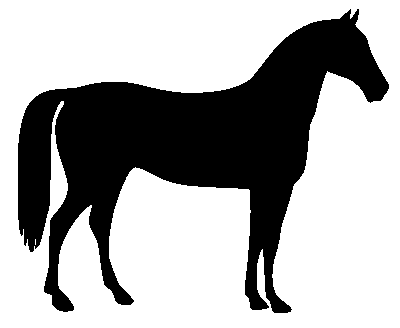
#> input picture skimage.data.horse(), 400 x 328 px
$ jupyter execute Image_preprocessing2.ipynb   (older library calls are emulated)
#> lines starting #> are read from the running program, lines starting #| are printed output that depends on the picture; after the words box and inside, x2 and y2 are one past the last pixel; in counts of white or black regions, pixels touching at a corner belong together; long printed decimals are rounded
[cell 1]
import matplotlib.pyplot as plt
import seaborn as sns
import cv2
from skimage.data import horse
import numpy as np
import skimage.data
from skimage.data import text

# 한글 시각화
import matplotlib.pyplot as plt
plt.rcParams['font.family'] ='Malgun Gothic'
plt.rcParams['axes.unicode_minus'] = False

# <span style="color:skyblue"> 3. 이미지 컨투어 </span>

- `컨투어(contour)` : 동일한 색, 픽셀값을 가지고 있는 영역의 경계선 정보

    - 물체의 윤곽선, 외형을 파악하는데 사용됨

    - 윤곽선을 추출하기 위해 이미지의 이진화 과정이 필요함

- cv2.findContours() 함수 사용

```python
contours, hierachy  = cv2.findContours(image, mode, method)
```

- image : 흑백이미지 또는 이진화된 이미지

- mode : 컨투어를 찾는 방법
    > cv2.RETR_EXTERNAL, cv2.RETR_LIST, cv2.RETR_CCOMP, cv2.RETR_TREE

- method : 컨투어를 찾을 때 사용하는 근사화 방법
    > cv2.CHAIN_APPROX_NONE, cv2.CHAIN_APPROX_SIMPLE, cv2.CHAIN_APPROX_TC89_L1, cv2.CHAIN_APPROX_TC89_KCOS

[cell 2]
# 이미지 불러오기
img_raw = horse().astype('uint8')
#> img_raw is the input picture: shape (328, 400); values 0 (black) and 1 (white), 66.9% white; 1 black region, box (x1, y1, x2, y2) and area: (18, 9, 389, 313) 43412
img_raw = np.ones(img_raw.shape) - img_raw
img = img_raw.copy().astype('uint8')
#> img: shape (328, 400); values 0 (black) and 1 (white), 33.1% white; 1 white region

# 이미지의 컨투어 정보 출력
contours, hierachy = cv2.findContours(img, cv2.RETR_TREE, cv2.CHAIN_APPROX_TC89_KCOS)
#> contours = 2 contours, 1 with area under 20; largest, box (x1, y1, x2, y2) and area: (18, 9, 389, 313) 42355

[cell 3]
# 컨투어 시각화
x0, y0 = zip(*np.squeeze(contours[0]))
#> x0 = 312 values, max 388 at index 292, min 18 at index 56, mean 183.6; y0 = 312 values, max 312 at index 229, min 9 at index 0, mean 180
plt.plot(x0, y0, c="green")
plt.show()

[cell 4]
# 컨투어의 면적
print(f"컨투어의 면적 : {cv2.contourArea(contours[0])}")
#| 컨투어의 면적 : 42355.0

# 컨투어를 둘러싸는 박스
x, y, w, h = cv2.boundingRect(contours[0])
#> x = 18; y = 9; w = 371; h = 304

plt.plot(x0, y0, c="b")
plt.plot(
    [x, x + w, x + w, x, x],
    [y, y, y + h, y + h, y],
    c="r"
)
plt.show()

[cell 5]
c0 = contours[0]
#> c0 = contour of 312 points, box (x1, y1, x2, y2) (18, 9, 389, 313), area 42355
M = cv2.moments(c0)
#> M = moments, m00 42355, centre m10/m00, m01/m00 = (187.5, 144.4)
image = cv2.drawContours(img, contours, 0, 2)

# 컨투어 라인의 중심점
cx = int(M['m10'] / M['m00'])
#> cx = 187
cy = int(M['m01'] / M['m00'])
#> cy = 144

# 컨투어 라인의 좌우상하 끝점
leftmost = tuple(c0[c0[:, :, 0].argmin()][0])
#> leftmost = (18, 143)
rightmost = tuple(c0[c0[:, :, 0].argmax()][0])
#> rightmost = (388, 88)
topmost = tuple(c0[c0[:, :, 1].argmin()][0])
#> topmost = (350, 9)
bottommost = tuple(c0[c0[:, :, 1].argmax()][0])
#> bottommost = (274, 312)

# 중심점 시각화
plt.subplot(1,2,1)
plt.imshow(image, cmap='bone')
plt.title("컨투어의 중심점")
plt.axis('off')
plt.scatter([cx], [cy], c="r", s=30)

# 좌우상하 시각화
plt.subplot(1,2,2)
plt.imshow(img_raw, cmap='bone')
plt.axis("off")
plt.scatter(
    [leftmost[0], rightmost[0], topmost[0], bottommost[0]],
    [leftmost[1], rightmost[1], topmost[1], bottommost[1]],
    c="b", s=30)
plt.title("Extream Points")

plt.show()

## `컨투어 추정`

- [Douglas-Peucker 알고리즘](https://en.wikipedia.org/wiki/Ramer%E2%80%93Douglas%E2%80%93Peucker_algorithm) : 컨투어 포인트의 수를 줄여 실제 컨투어 라인과 근사한 라인을 그림

- approxPolyDP() 함수 사용

[cell 6]
img1 = img_raw.copy().astype('uint8')
img2 = img_raw.copy().astype('uint8')
img3 = img_raw.copy().astype('uint8')

c0 = contours[0]

# 실제 컨투어 라인과의 근사치 설정
epsilon1 = 0.01*cv2.arcLength(c0, True)
#> epsilon1 = 22.04
epsilon2 = 0.05*cv2.arcLength(c0, True)
#> epsilon2 = 110.2

# 컨투어, 근사치, 폐곡선 여부를 입력값으로 설정
approx1 = cv2.approxPolyDP(c0, epsilon1, True)
#> approx1 = contour of 18 points, box (x1, y1, x2, y2) (30, 9, 389, 312), area 37350
approx2 = cv2.approxPolyDP(c0, epsilon2, True)
#> approx2 = [[357, 9], [36, 96], [52, 304], [135, 166], [290, 311]]

image1 = cv2.drawContours(img1, [c0], -1, 7)
image2 = cv2.drawContours(img2, [approx1], -1, 7)
image3 = cv2.drawContours(img3, [approx2], -1, 7)
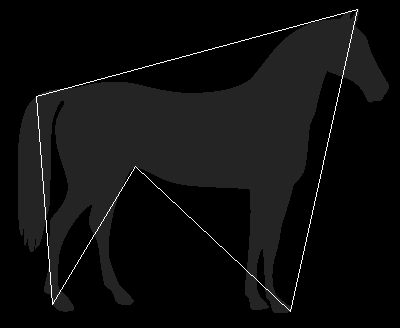
#> image3: shape (328, 400); min 0, max 7, mean 0.388; drawn with min black and max white

titles = ['Original', '$\epsilon=0.01$', '$\epsilon=0.05$']
images = [image1, image2, image3]

for i in range(3):
    plt.subplot(1, 3, i+1)
    plt.title(titles[i])
    plt.imshow(images[i], cmap='gray')
    plt.axis('off')

plt.tight_layout()
plt.show()

## `Convex Hull`

- 컨투어 포인트를 모두 포함하는 볼록한 외곽선

- isContourConvex() 함수를 통해 이미지의 컨투어가 볼록한지 확인

- convexHull() 함수를 통해 컨투어 포인트를 볼록하게 만들 수 있음

[cell 7]
# 컨투어가 볼록한지 여부
cv2.isContourConvex(c0)
#> Out = False

[cell 8]
img4 = img_raw.copy().astype('uint8')

c0 = contours[0]
# 컨투어 포인트를 볼록하게
hull = cv2.convexHull(c0)
#> hull = contour of 29 points, box (x1, y1, x2, y2) (18, 9, 389, 313), area 83191
# 컨투어 정보에서 비트맵 이미지 그리기
image4 = cv2.drawContours(img4, [hull], 0, 3)
titles = ['원본 이미지', 'Convex Hull']
images = [img_raw, img4]

for i in range(2):
    plt.subplot(1, 2, i+1)
    plt.title(titles[i])
    plt.imshow(images[i], 'gray')
    plt.axis('off')

plt.show()

# <span style="color:skyblue"> 4. 이미지 변환 </span>

- 동차좌표 : 2차원 상의 점 위치를 3차원 벡터로 표현하는 방법

- 동차좌표를 활용해 다양한 변환 수행 가능 (이미지를 변환하는 것 : `어파인 변환`)

- 유사변환 : 이미지 확대/축소(s), 회전($\theta$), 이동(t) 가능

- 유사변환의 변환행렬

$H = \begin{bmatrix}scos\theta&-ssin\theta&t_x\\ssin\theta&scos\theta&t_y\\
0&0&1 \end{bmatrix}$

- getRotationMatrix2D() 함수를 통해 변환행렬 생성

```python
getRotationMatrix2D(center, angle, scale)
```

- center : 이미지의 중심 좌표
- angle : 회전시키는 각도 $\theta$ (시계 반대방향)
- scale : 변환하려는 크기 비율 s

[cell 9]
# 데이터 불러오기
img_astro = skimage.data.astronaut()
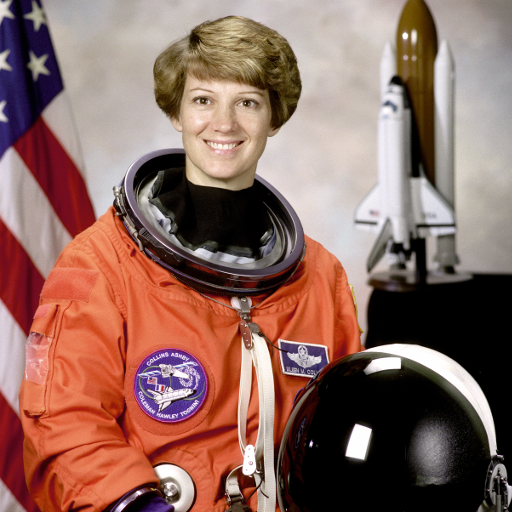
#> input picture skimage.data.astronaut(), 512 x 512 px
#> img_astro is the input picture: shape (512, 512, 3); mean R, G, B 141.6, 105.8, 96.5
img = cv2.cvtColor(img_astro, cv2.COLOR_BGR2GRAY)
#> img: shape (512, 512)
rows, cols = img.shape[:2]
#> rows = 512; cols = 512

# 이미지의 중심점을 기준으로 30도 회전. 크기는 70%
H = cv2.getRotationMatrix2D((cols/2, rows/2), 30, 0.7)

H

- 변환행렬을 실제로 이미지에 적용해 어파인 변환을 할 때는 warpAffine() 함수 이용

[cell 10]
# 앞서 만든 변환행렬 H를 통해 이미지를 어파인 변환
dst = cv2.warpAffine(img, H, (cols, rows))

fig, [ax1, ax2] = plt.subplots(1, 2, figsize=(13, 13))
ax1.set_title("Original")
ax1.axis("off")
ax1.imshow(img, cmap=plt.cm.gray)
ax2.set_title("Rigid transformed")
ax2.axis("off")
ax2.imshow(dst, cmap=plt.cm.gray)
plt.show()

# <span style="color:skyblue"> 5. 이미지 특징 추출</span>

- 이미지 라인, 코너, 특징점 등의 특징을 추출하는 방법

1. `엣지 추출`

- 엣지 : 이미지 내에서 픽셀 값이 갑자기 변하는 곳

- 이미지를 미분한 그래디언트 벡터의 크기로 엣지를 판단함

- 대표적인 엣지 추출 알고리즘

    - Sobel Edge Detection - Sobel, Laplace : 그래디언트 벡터의 크기 사용

    - Canny Edge Detection : 그래디언트 벡터의 크기 + 방향 사용

[cell 11]
img = text()
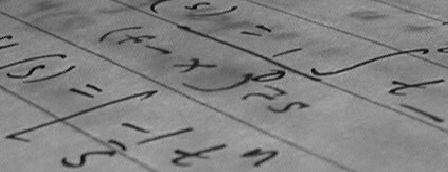
#> input picture skimage.data.text(), 448 x 172 px
#> img is the input picture: shape (172, 448); min 10, max 197, mean 129.3

# Sobel, Laplace 알고리즘으로 엣지 추출
sobelx = cv2.Sobel(img, cv2.CV_8U, 1, 0, ksize=3)
sobely = cv2.Sobel(img, cv2.CV_8U, 0, 1, ksize=3)
laplacian = cv2.Laplacian(img, cv2.CV_8U)

plt.figure(figsize=(9, 4))
plt.subplot(2, 2, 1)
plt.imshow(img, cmap='gray')
plt.title('Original')
plt.axis("off")
plt.subplot(2, 2, 2)
plt.imshow(laplacian, cmap='gray')
plt.title('Laplacian')
plt.axis("off")
plt.subplot(2, 2, 3)
plt.imshow(sobelx, cmap='gray')
plt.title('Sobel X')
plt.axis("off")
plt.subplot(2, 2, 4)
plt.imshow(sobely, cmap='gray')
plt.title('Sobel Y')
plt.axis("off")
plt.tight_layout()
plt.show()

[cell 12]
img = text()

# Canny 알고리즘으로 엣지 추출
edges = cv2.Canny(img, 50, 100)
#> edges: shape (172, 448); 10% white in thin lines or dots

plt.subplot(2, 1, 1)
plt.imshow(img, cmap="gray")
plt.title("원본 이미지")
plt.axis('off')
plt.subplot(2, 1, 2)
plt.imshow(edges, cmap="Greys", alpha=0.3)
plt.axis('off')
plt.title("Canny Detection 결과")
plt.tight_layout()
plt.show()

2. `코너 추출`

- 코너 : 엣지가 교차되는 점

- 대표적인 코너 추출 알고리즘

    - Harris 코너 추출 : 이미지 위에 커널을 이동시키면서 그래디언트의 변화량 계산하고 적절한 기준값으로 구별해 코너점을 찾음 : cornerHarris() 함수 이용


    - Tomasi 코너 추출 : 더 작은 변화를 보이는 방향의 변화량이 설정한 기준값보다 크면 코너라고 판단 : goodFeatureToTrack() 함수 이용

     ```python
    goodFeaturesToTrack(image, maxCorners, qualityLevel, minDistance)
    ```

[cell 13]
# Harris 코너 추출
dst = cv2.cornerHarris(img, 2, 3, 0.24)
#> dst: shape (172, 448) float32

# thresholding
ret, dst = cv2.threshold(dst, 0.001 * dst.max(), 1, 0)
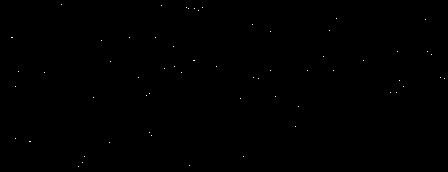
#> dst: shape (172, 448) float32; values 0 (black) and 1 (white), 0.08% white in thin lines or dots
#> ret = 4.13e-08

x, y = np.nonzero(dst)
#> x = 63 values from 4 to 166; y = 63 values, max 444 at index 39, min 11 at index 12, mean 211.4

plt.figure(figsize=(7,7))
plt.title("Harris Corner Dectection 결과")
plt.axis("off")
plt.imshow(img, cmap="gray")
plt.scatter(y, x, s=30, c="w", alpha=0.7)
plt.show()
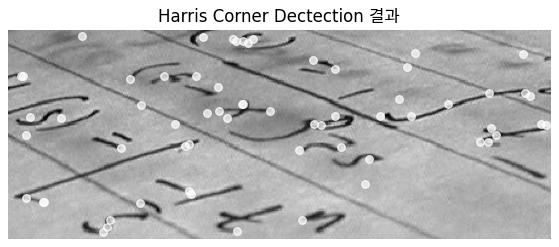
#> figure drawn by matplotlib, 1 panel

[cell 14]
# Tomasi 코너 추출
corners = cv2.goodFeaturesToTrack(img, 100, 0.001, 40)
#> corners = 35 rows, first 8: [65, 56], [438, 50], [311, 70], [101, 90], [7, 74], [392, 82], [124, 149], [236, 6]
corners = np.intp(corners)

plt.title("Shi & Tomasi 코너추출")
plt.imshow(img, cmap="gray")
plt.scatter(corners[:, 0, 0], corners[:, 0, 1], s=30, c="w", alpha=0.7)
plt.axis("off")
plt.show()

3. `특징점 추출`

- 대표적인 특징점 추출 알고리즘

    - SIFT (Scale-Invariant Feature Transform) : 특징점의 크기와 각도를 계산해 이미지의 크기가 변하거나 회전해도 동일한 특징점을 찾을 수 있도록 하는 방법

    - SURF (Speeded-Up Robust Features) : 인텐서티 계산 방법을 간략화하여 SIFT 방법의 속도와 안정성을 개선한 방법

    - FAST (Features from Accelerated Segment Test)

    - ORB (Oriented FAST and Rotated BRIEF)

3-1. SIFT

[cell 15]
from skimage.data import camera
img = camera()
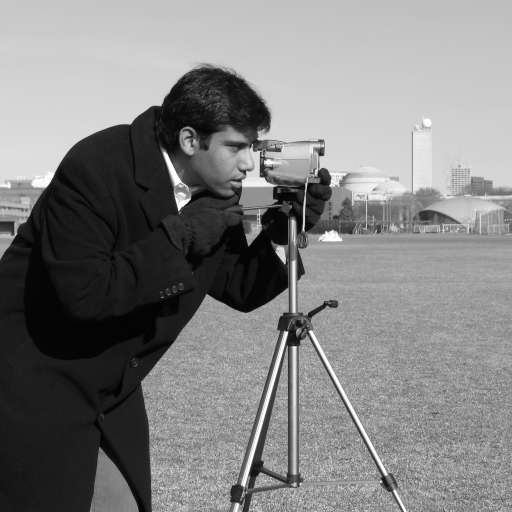
#> input picture skimage.data.camera(), 512 x 512 px
#> img is the input picture: shape (512, 512); min 0, max 255, mean 129.1

rows, cols = img.shape
H = cv2.getRotationMatrix2D((cols/2, rows/2), 90, 0.7)
img_rotated = cv2.warpAffine(img, H, (cols, rows))
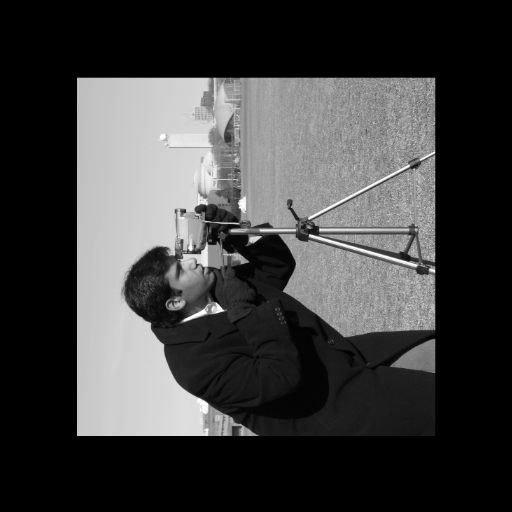
#> img_rotated: shape (512, 512); min 0, max 255, mean 63.2
sift = cv2.xfeatures2d.SIFT_create()
kps, des = sift.detectAndCompute(img, None)
#> kps = 791 keypoints; strongest (x, y, size): (181, 201, 9.6), (286, 334, 3.5), (280, 251, 7.6), (176, 179, 7)
kps_r, des_r = sift.detectAndCompute(img_rotated, None)
#> kps_r = 489 keypoints; strongest (x, y, size): (129, 387, 76), (217, 309, 6.7), (253, 239, 5.3), (149, 154, 109.6)
kp0 = kps[0]
#> kp0 = keypoint at (3.9, 185.4), size 2.6
print("pt=({},{}), size={}, angle={}".format(kp0.pt[0], kp0.pt[1], kp0.size, kp0.angle))
#| pt=(3.869,185.408), size=2.643, angle=271.909

[cell 16]
bf = cv2.BFMatcher_create()
matches = bf.knnMatch(des, des_r, k=2)
#> matches = 791 matches

good = []
for m, n in matches:
    if m.distance < 0.4 * n.distance:
        good.append([m])
#> after the loop, good = 205 matches

np.random.shuffle(good)
image_match = cv2.drawMatchesKnn(
    img, kps, img_rotated, kps_r, good[:10], flags=2, outImg=img)
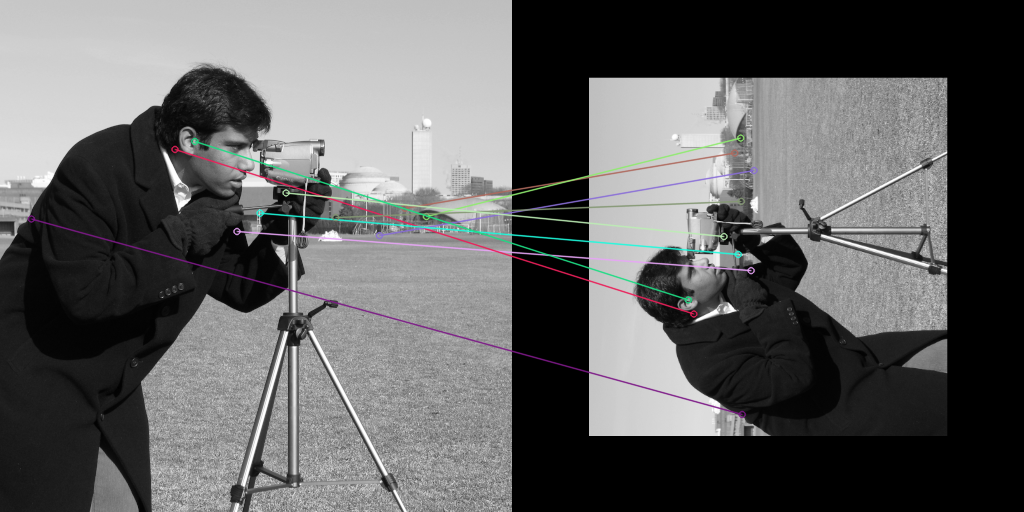
#> image_match: shape (512, 1024, 3); mean of channels 0, 1, 2 96.5, 96.5, 96.6; drawn as R, G, B

pts_x = [kp.pt[0] for kp in kps]
#> pts_x = 791 values from 3.87 to 506.8
pts_y = [kp.pt[1] for kp in kps]
#> pts_y = 791 values, max 509.2 at index 285, min 66.91 at index 206, mean 303.9
pts_s = [kp.size for kp in kps]
#> pts_s = 791 values, max 161.2 at index 90, min 1.8 at index 457, mean 4.82

plt.imshow(img, cmap="gray")
plt.title("SIFT 특징점")
plt.axis("off")
plt.scatter(pts_x, pts_y, s=pts_s, c="w")
plt.show()

# <span style="color:skyblue">최종 과제</span>

1. 원하는 사진을 현재 디렉토리에 저장해 열고 그레이스케일로 변환하세요.

- 2.1 이미지 처리 기초

- Hint : Pillow 패키지에서 제공하는 Image 클래스에서 open 메서드를 활용

[cell 17]
from PIL import Image

img_logo_png = Image.open("ID_Photo.jpg")
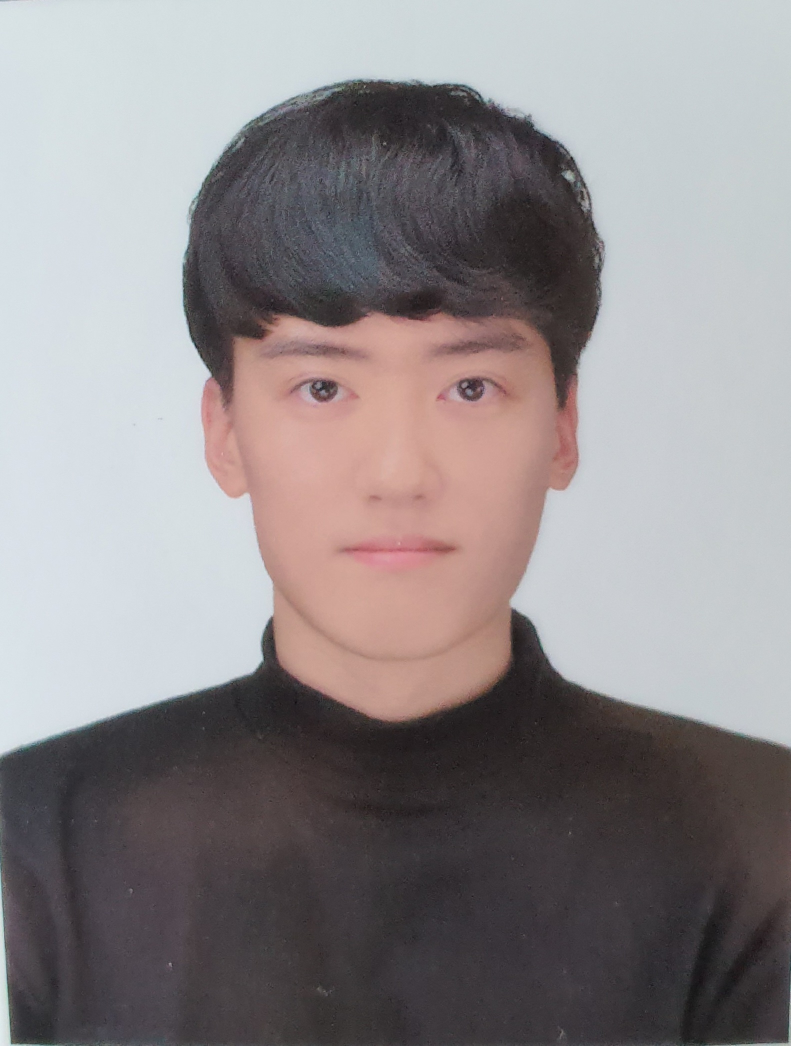
#> input picture Week 4/ID_Photo.jpg, 1581 x 2091 px (shown at 1/2 size)
#> img_logo_png is the input picture: PIL image 1581x2091 RGB; mean R, G, B 142.6, 137.1, 138.8
img_logo_png.size
#> Out = (1581, 2091)

[cell 18]
img_logo_png2 = img_logo_png.resize((500, 1000))
img_logo_png2

[cell 19]
from skimage import color


plt.imshow(color.rgb2gray(img_logo_png2), cmap=plt.cm.gray)
plt.axis("off")
plt.title("그레이 스케일")
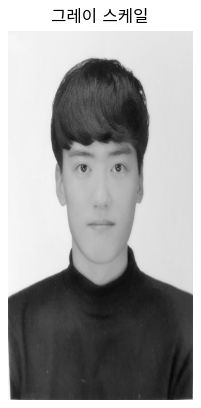
#> figure drawn by matplotlib, 1 panel
